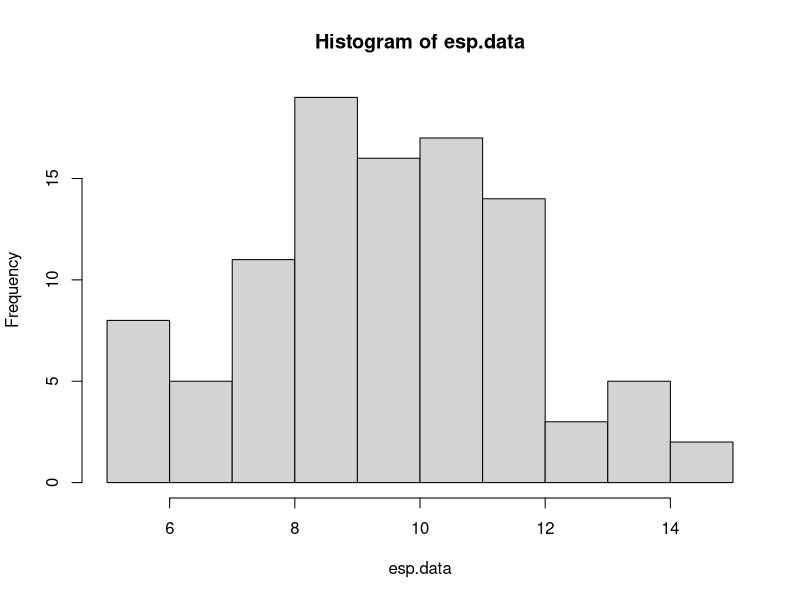
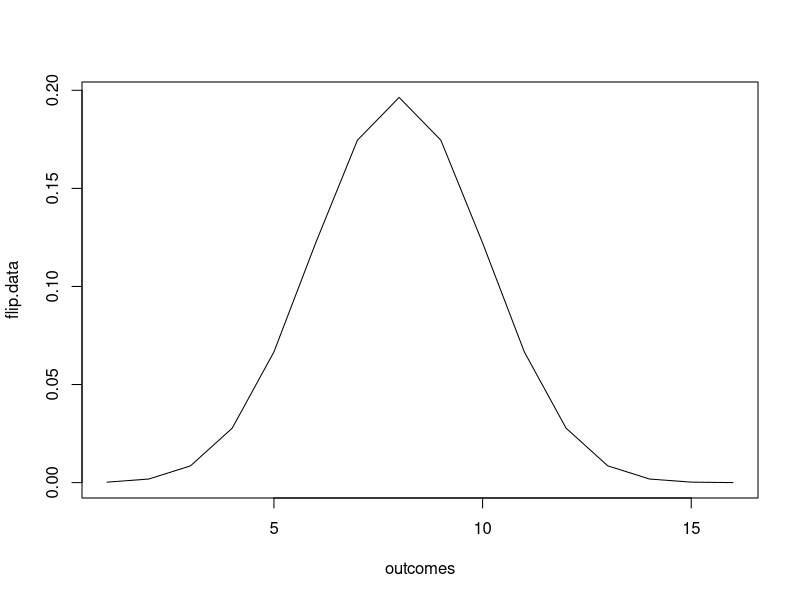
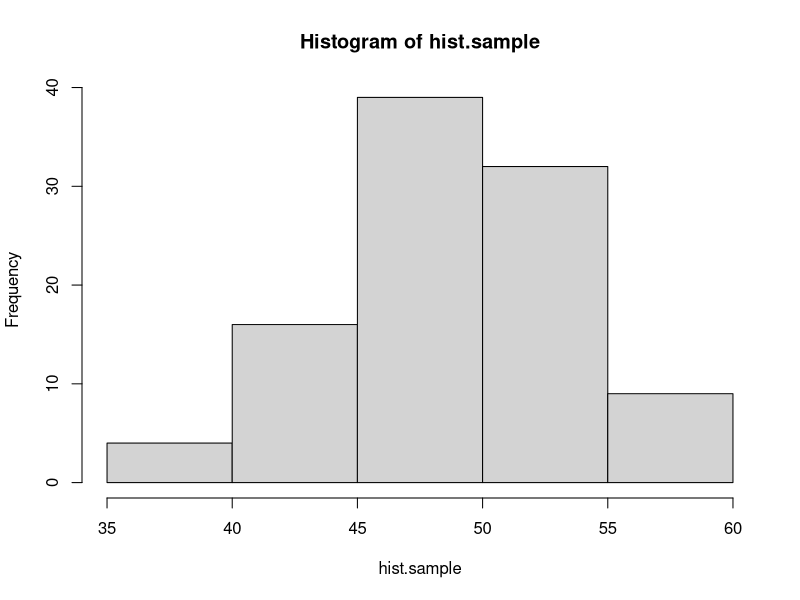
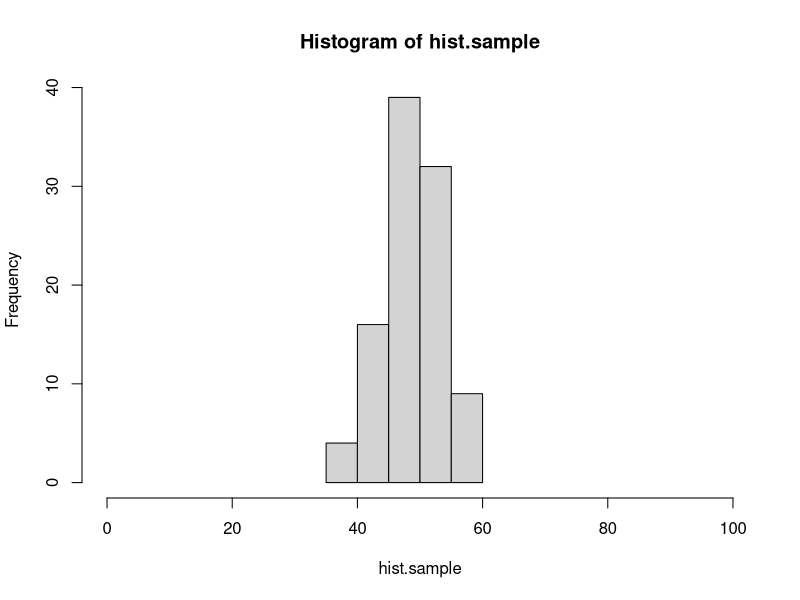
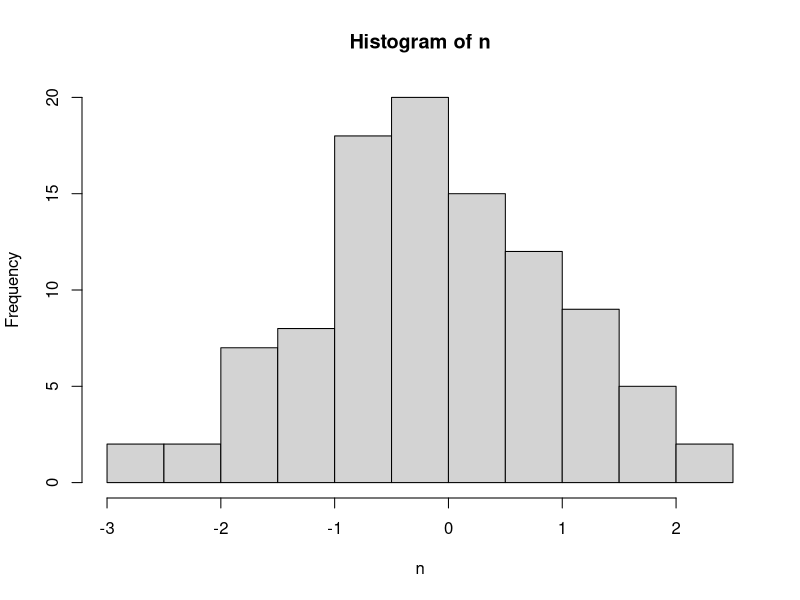
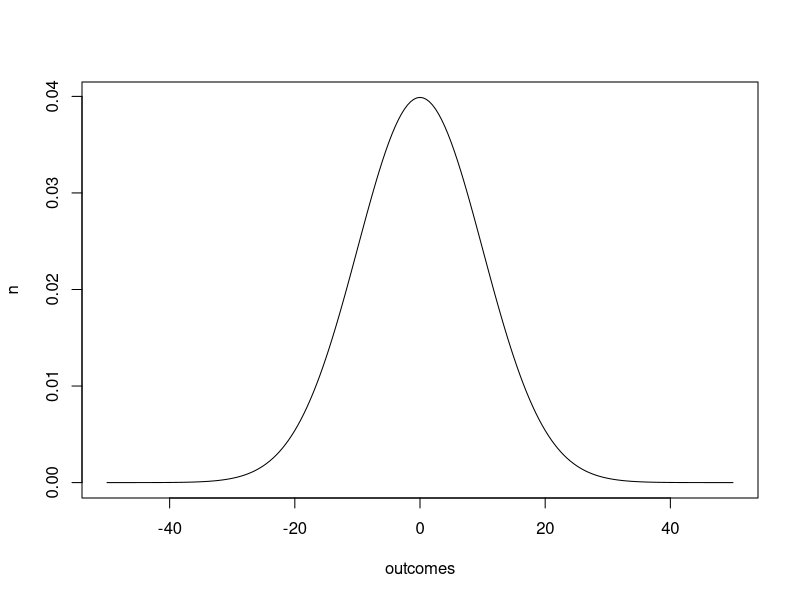
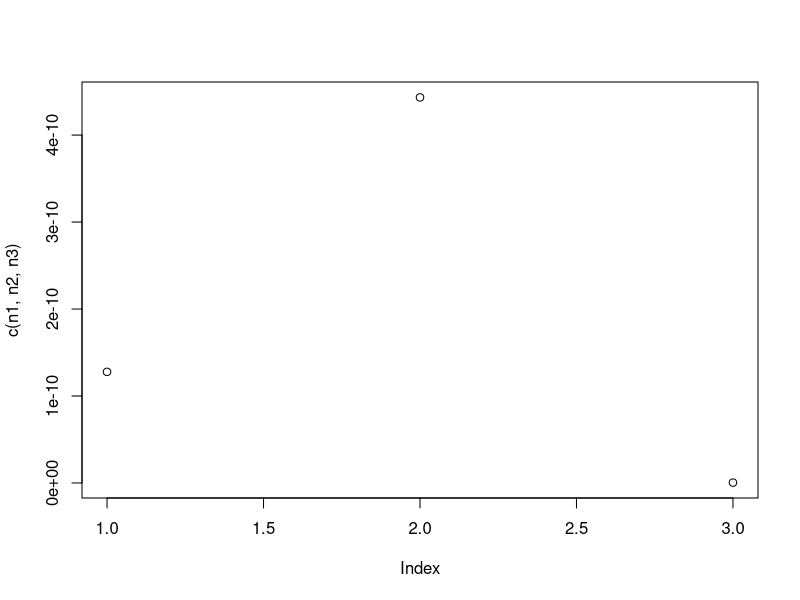
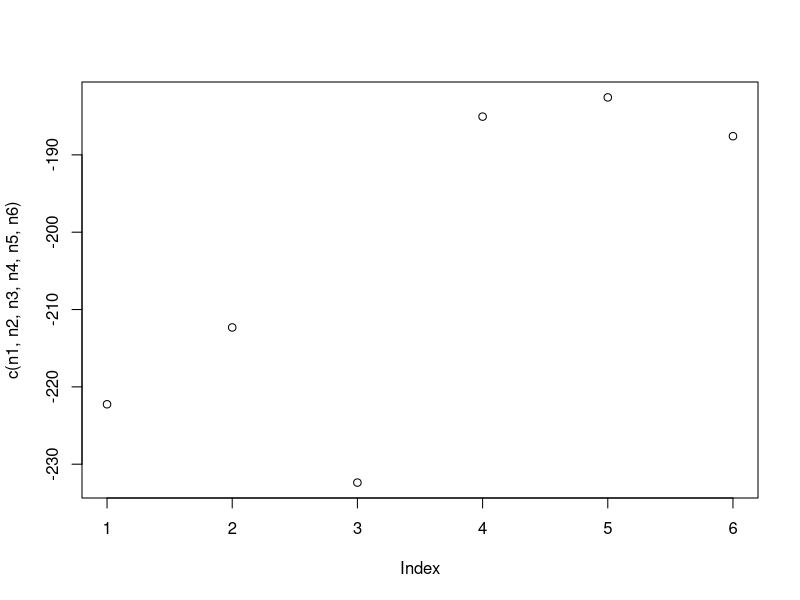

These figures' R source, in order:
#### practice with probability distributions ####

# calculating the likelihood requires understanding how to work
# with probability distributions. let's start with the binomial
# distribution.

# the binomial distribution describes the number of "success" in
# some number of "trials" given some probability of success. it 
# is the "coin flipping" distribution. 

# in R, we can draw a sample from a binomial distribution with rbinom()
# this isn't the first time you've seen rbinom, but here it is again, 
# with the parameters spelled out. you can try changing these to explore
# how the function works.

number.of.samples <- 2
number.of.trials.per.sample <- 10
probability.of.success <- 0.7

rbinom(number.of.samples, number.of.trials.per.sample, probability.of.success)

# below, use rbinom to create sample data for the following scenario.
# an experiment tests whether subjects have ESP. 100 subjects are each given
# the opportunity to predict whether a randomly generated number is odd or even.
# each subject makes 20 guesses.
# of course, ESP doesn't exist, so the probability of a successful guess is 0.50.
# store the result in a vector called esp.data
num.of.samples <- 100
num.of.trials.per.samples <- 20
esp.prob <- 0.5
esp.data <- rbinom(num.of.samples, num.of.trials.per.samples, esp.prob) 

# a quick way to visualize a distribution is with the hist() function:
hist(esp.data)

# what if we want to know the probability of someone getting exactly 10 guesses
# correct out of 20, if they are randomly guessing? for that we use the density
# function of the binomial: dbinom()

value.to.check <- 10
number.of.trials <- 20
probability.of.success <- 0.5

dbinom(value.to.check, number.of.trials, probability.of.success)

# use dbinom to find out the probability of someone answering 87 out of 100
# questions correctly, if they have a 0.9 probability of giving a correct answer
# for each individual question.

value.to.check <- 87
number.of.trials <- 100
probability.of.success <- 0.9

dbinom(value.to.check, number.of.trials, probability.of.success)

# with dbinom, you can use a vector as the first argument, to check the probability
# of multiple values at the same time:

values <- c(3, 4, 5)
dbinom(values, 8, 0.5)

# using this shortcut, *plot* the full distribution (probability mass function)
# for flipping 16 fair coins, counting the total number of heads.
# hint: create one vector for the different possible outcomes
#       then use dbinom to calculate the probability of all of the elements in the vector

outcomes <- 1:16
flip.data <- dbinom(outcomes, 16, 0.5)
plot(outcomes,flip.data,type="l")

# quick detour #

# here's a quick tip about plot() or hist()
# if you want to change the range on the x-axis, you can use the xlim argument:

hist.sample <- rbinom(100, 100, 0.5)
hist(hist.sample)
hist(hist.sample, xlim=c(0,100)) # compare this plot to the line above.

# the normal distribution ##

# normal (gaussian) distributions are characterized by two parameters: mean and standard deviation
# the mean is the the location of the peak of the distribution, and the sd controls the width.
# the smaller the sd, the more peaked the distribution is in the center.

# like the binomial, there are rnorm() and dnorm() functions.

# generate 100 samples from a normal distribution with mean 0 and standard deviation 10.
# then use hist() to create a histogram of these samples.

n <- rnorm(100, mean = 0, sd = 1)
hist(n)

# now plot the probability density function of this distribution.
# use the same strategy as you did above with the binomial to find the density of the normal
# distribution with mean 0 and sd 10 for values between -50 and 50. the distribution is continuous
# so, choose a reasonably small step size between values (remember the seq() function).


outcomes <- seq(-50,50, 0.5)
n <- dnorm(outcomes, 0, 10 )
plot(outcomes,n, type="l")

#### practice calculating likelihoods ####

# here's some data from 10 participants in an ESP experiment like the one described
# above. each subject had 20 guesses. the number of correct guesses is reported.

esp.practice.data <- data.frame(subject=1:10, n.correct=c(11,10,6,10,6,12,10,8,9,11))

# calculate the likelihood (regular, not log) for this data for three different values
# of the probability of success parameter: 0.4, 0.5, and 0.6.
# hint: prod() will multiple all elements of a vector together.

n1 <- prod(dbinom(esp.practice.data$n.correct, 20, 0.4))
n2 <- prod(dbinom(esp.practice.data$n.correct, 20, 0.5))
n3 <- prod(dbinom(esp.practice.data$n.correct, 20, 0.6))

n1
n2
n3

# which parameter value of those options is most likely?

plot(c(n1, n2, n3))
# shows that n2 (0.5 prob is most likely)

# here is a sample of response times for a single subject from a rapid decision making experiment.
rt.sample <- c(391.5845, 411.9970, 358.6373, 505.3099, 616.2892, 481.0751, 422.3132, 511.7213, 205.2692, 522.3433, 370.1850,
               517.4617, 332.3344, 316.8760, 395.5431, 231.7831, 399.8646, 238.9064, 299.7924, 474.7512, 271.6326, 423.4861,
               379.7867, 212.7789, 233.8291, 472.4591, 534.2131, 453.9655, 408.3443, 352.3001)

# calculate the **log** likelihood for this data assuming that it is generated by a normal
# distribution for each of the following parameters. 
# hint: sum() adds the numbers in a vector. log() is the natural log function, or log=T for dnorm().

# 1) mean 350, sd 50
n1 <- sum(dnorm(rt.sample, 350, 50, log=T))

# 2) mean 400, sd 50
n2 <- sum(dnorm(rt.sample, 400, 50, log=T))

# 3) mean 450, sd 50
n3 <- sum(dnorm(rt.sample, 450, 50, log=T))

# 4) mean 350, sd 100
n4 <- sum(dnorm(rt.sample, 350, 100, log=T))

# 5) mean 400, sd 100
n5 <- sum(dnorm(rt.sample, 400, 100, log=T))

# 6) mean 450, sd 100
n6 <- sum(dnorm(rt.sample, 450, 100, log=T))

# which parameter set has the highest likelihood?

plot(c(n1, n2, n3, n4, n5, n6))

# n5 or 400 by 100


# here is a set of data for a subject in a categorization experiment, modeled with GCM.
# calculate the log likelihood of the parameters in the model (which i am not showing you).
# the point here is to know what to do when the model gives you a predicted probability
# of a response, and the data is either that response or not that response.
# hint: add a new column indicating the likelihood of each response, using mapply. then convert to log and add.
# if you do this correctly, the answer is -10.84249.

gcm.practice.data <- data.frame(correct.response = c(T, T, T, T, F, T, T, F, T, T, T, F, F, T, T, F, T, T, T, T),
                                gcm.probability.correct = c(0.84, 0.80, 0.84, 0.80, 0.79, 0.86, 0.89, 0.87, 0.69, 0.85, 0.75,
                                                            0.74, 0.82, 0.85, 0.87, 0.69, 0.83, 0.87, 0.80, 0.76))

 gcm.practice.data$n <- mapply(function (prob.correct, correct.response) 
  {
  if(correct.response) {
    return(prob.correct)
  }
  else{
    (return (1 - prob.correct))
  }
}
, gcm.practice.data$gcm.probability.correct, gcm.practice.data$correct.response)
 
 sum(log(gcm.practice.data$n))

#### maximum likelihood estimation ####

# the same search strategies we used for parameter fitting with rmse can be used with likelihoods,
# including grid search.

# here are the number of correct responses each subject gave in an experiment in which they had to
# decide if two images were the same or different. there were 40 trials for each subject
same.diff.data <- c(32, 29, 31, 34, 26, 29, 31, 34, 29, 31, 30, 29, 31, 34, 33, 27, 32, 29, 29, 27)

# we can model this experiment's data as 40 coin flips for each subject. use grid search to plot the likelihood
# function for values of theta (probability of a correct response) between 0.5 and 0.9, in steps of 0.01.
# start by writing a function that calculates the likelihood (not log) for the entire set of data given a value of theta.

insert.prob <- function(insert.prob)
  {
  return( prod(dbinom(same.diff.data, 40, insert.prob)))
}

# then use sapply to run the function for each possible value of theta in the set. use seq() to generate the
# set of possible values. plot the set of values on the x axis and the corresponding likelihoods on the y axis.

y <- sapply(seq(0.5, 0.9, 0.01), insert.prob)

plot(seq(.5, .9, 0.01), y)

# the "true" underlying value i used to generate the data was 0.75. does that match up with the grid search?
#yes

## mle with optim()

# in this section, you'll do model recovery for a descriptive model of the linear relationship 
# between two continuous variables.

# let's assume that variable y is a linear function of variable x, such that:
# y = 4 + 0.8x

# create a vector of x values from 0 to 100, and the corresponding vector of y values,
# then plot these with x values on the x axis, and y values on the y axis.

x <- 0:100
y <- 4 + (0.8 * x)

plot(x, y)

# now let's assume that the relationship between x and y isn't perfect. there's a bit of random
# noise. add a random sample from a normal distribution with mean 0 and sd 10 to each y value.
# hint: there are 101 y values, so you need 101 samples.

y <- 4 + (0.8 * x)
y <- y + rnorm(101, 0, 10)

# plot the data again, with the new noisy y values.

plot(x, y)

# there are three parameter values that control this plot,
# the intercept of the line: 4
# the slope of the line: 0.8
# the sd of the normal distribution: 10

# say that we observe a point of data, x = 20 and y = 27.
# the linear equation, y <- 4 + 0.8*x, predicts that when x is 20 y should also be 20.
4 + 0.8*20

# our model of this data assumes that the relationship is not perfect.
# we assume that there is noise so that when x is 20, the most likely value of y should be 4 + 0.8*x,
# but other values of y are possible. we describe the probability of different values of y with a normal
# distribution. when x is 20, then the normal distribution of y values is centered on 20, because the line
# says that y is 4 + 0.8x. using the normal distribution is helpful because it gives us a way to quantify
# how likely a value of 19 is compared to a value of 16, when x is 20.

# here's an example
x.observed <- 20
y.predicted <- 4 + 0.8*x.observed

# to find out the probability of y.observed=20, use dnorm()
# the mean of the normal distribution should be y.predicted (the distribution is centered on the line)
# and the sd of the normal is a parameter we will estimate, but for the demo below, is set to 10.
y.observed <- 20
dnorm(y.observed, y.predicted, 10)

# write the code to see how likely it is that y will be 33 when x is 29? (assuming sd = 10)
# the correct answer is 0.03371799...

x.observed <- 29
y.observed <- 33
y.predicted <- 4 + 0.8*x.observed

dnorm(y.observed, y.predicted, 10)

# now generalize your solution to compute the likelihood of each value of y that you generated above.
# in other words, write the code that takes a vector of x and y values, and returns the probability
# of each pair given that the relationship between x and y is y <- 4 + 0.8*x and the normal distribution has an sd of 10.

n <- function(vector1, vector2){
  y.predicted <- 4 + 0.8*vector2
  return(
    dnorm(vector1, y.predicted, 10)
  )
}

# now generalize your solution one step further. write a function that takes in a vector of parameters,
# where parameters[1] is the intercept, parameters[2] is the slope, and parameters[3] is the sd of the normal,
# and returns the total **negative log likelihood**. remember, we want the negative log likelihood because
# optim() will find the set of parameters that minimizes a function.

n.gen <- function(prameters){
  parm1 <- prameters[1]
  parm2 <- prameters[2]
  parm3 <- prameters[3]
  y.predicted <- parm1 + (parm2 * x)
  if(parm3 < 0){
    return(NA)
  }
  return(
    -sum(dnorm(y, y.predicted, parm3, log=T))
  )
}


# use optim() and Nelder-Mead to search for the best fitting parameters. remember to ensure that sd > 0
# and return NA if it is not.

best.fit.parm <- optim(c(0, 0, 1), n.gen, method = "Nelder-Mead")

# finally, plot the best fitting line on your points by using the abline() function, and the parameters that optim() found.

plot(x, y)
abline(best.fit.parm$par[1], best.fit.parm$par[2])


